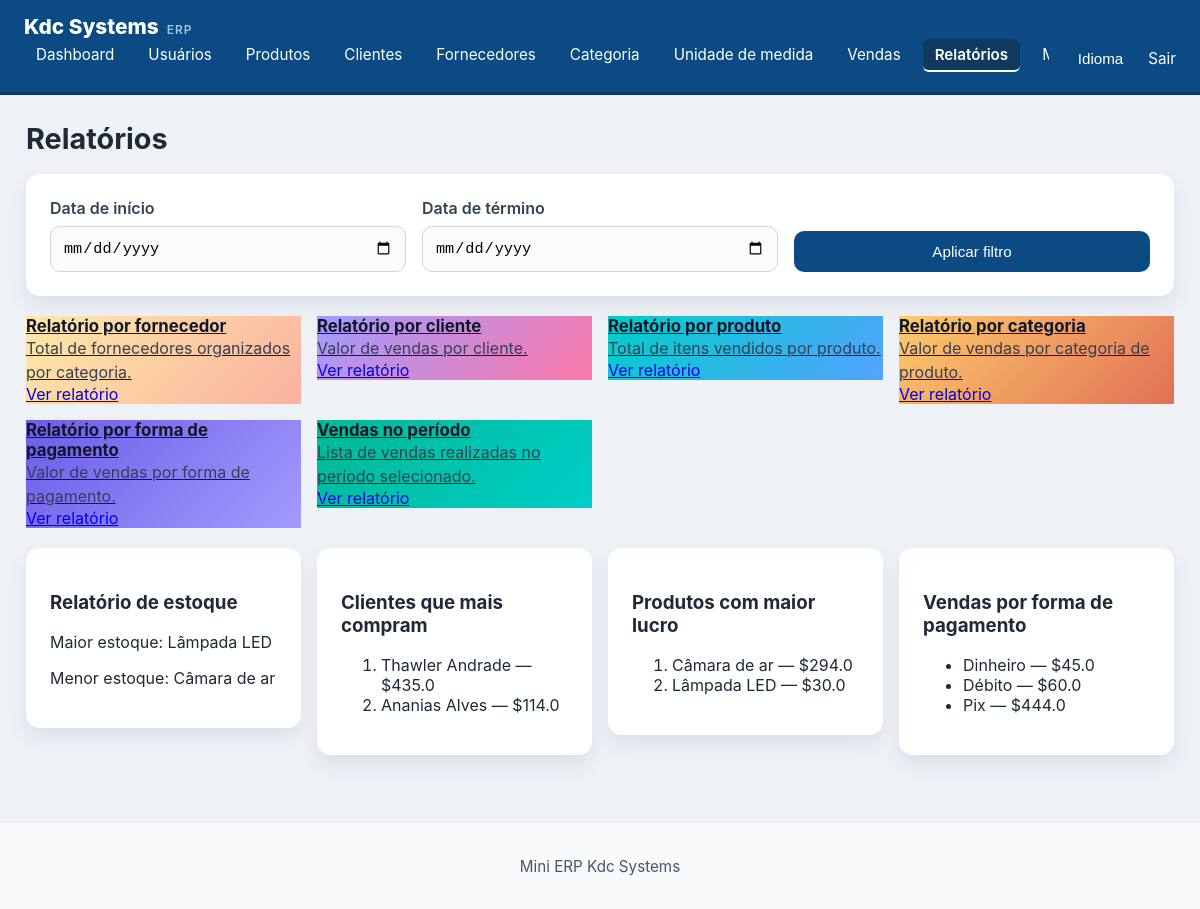
Page /relatorios (signed in) on the committed database.
### tables this page shows
CREATE TABLE products (
    id INTEGER PRIMARY KEY AUTOINCREMENT,
    name TEXT NOT NULL,
    category_id INTEGER,
    unit_id INTEGER,
    cost REAL DEFAULT 0,
    price REAL DEFAULT 0,
    stock INTEGER DEFAULT 0,
    stock_min INTEGER DEFAULT 0,
    expiration_date TEXT, supplier_id INTEGER,
    FOREIGN KEY (category_id) REFERENCES categories(id),
    FOREIGN KEY (unit_id) REFERENCES units(id)
);

CREATE TABLE clients (
    id INTEGER PRIMARY KEY AUTOINCREMENT,
    name TEXT NOT NULL,
    cpf TEXT,
    address TEXT,
    postal_code TEXT
, street TEXT, number TEXT, complement TEXT, neighborhood TEXT, city TEXT, state TEXT, country TEXT);

### app.py (the view, shortened to what this page needs)
@app.route("/relatorios")
def relatorios():
    if not session.get("user"):
        return redirect(url_for("login"))
    conn = get_db_connection(app.config["DATABASE"])
    start_date = request.args.get("start_date")
    end_date = request.args.get("end_date")
    section = request.args.get("section")
    report = request.args.get("report")
    date_clause = ""
    date_params = []
    query = "SELECT s.*, c.name AS client_name FROM sales s LEFT JOIN clients c ON s.client_id = c.id"
    query += date_clause + " ORDER BY s.date DESC"
    sales = conn.execute(query, date_params).fetchall()
    top_customers = conn.execute(
        "SELECT c.name, IFNULL(SUM(s.total), 0) AS total FROM sales s LEFT JOIN clients c ON s.client_id = c.id"
        + date_clause
        + " GROUP BY c.name ORDER BY total DESC LIMIT 5",
        date_params,
    ).fetchall()
    profit_top = conn.execute(
        "SELECT p.name, IFNULL(SUM(si.total_price - p.cost * si.quantity), 0) AS profit FROM sale_items si JOIN products p ON si.product_id = p.id"
        + (" JOIN sales s ON si.sale_id = s.id" if date_clause else "")
        + date_clause.replace(" WHERE", " WHERE s.")
        + " GROUP BY p.name ORDER BY profit DESC LIMIT 5",
        ([*date_params] if date_clause else []),
    ).fetchall()
    payment_totals = conn.execute(
        "SELECT payment_method, IFNULL(SUM(total), 0) AS total FROM sales"
        + date_clause
        + " GROUP BY payment_method",
        date_params,
    ).fetchall()
    highest_stock = conn.execute("SELECT name FROM products ORDER BY stock DESC LIMIT 1").fetchone()
    lowest_stock = conn.execute("SELECT name FROM products ORDER BY stock ASC LIMIT 1").fetchone()
    report_options = []
    report_title = None
    report_description = None
    report_headers = []
    report_rows = []
    section_title = None
    chart_data = None
    if report in ["payment_sales_value", "category_sales_value"]:
        chart_data = [{"label": row[0], "value": float(row[1])} for row in report_rows]
    chart_data_json = json.dumps(chart_data) if chart_data else None
    conn.close()
    return render_template(
        "relatorios.html",
        title=translate("menu_reports"),
        sales=sales,
        highest_stock=highest_stock,
        lowest_stock=lowest_stock,
        top_customers=top_customers,
        profit_top=profit_top,
        payment_totals=payment_totals,
        filters={"start_date": start_date, "end_date": end_date},
        section=section,
        section_title=section_title,
        report=report,
        report_options=report_options,
        report_title=report_title,
        report_description=report_description,
        report_headers=report_headers,
        report_rows=report_rows,
        chart_data_json=chart_data_json,
    )

### app.py (called while the page is built)
def translate(key):
    lang = session.get("lang", DEFAULT_LANG)
    return TRANSLATIONS.get(lang, TRANSLATIONS[DEFAULT_LANG]).get(key, TRANSLATIONS[DEFAULT_LANG].get(key, key))

@app.context_processor
def inject_translations():
    return {
        "t": lambda key: translate(key),
        "languages": LANGUAGES,
        "current_language": session.get("lang", DEFAULT_LANG),
    }

### models.py (called while the page is built)
def get_db_connection(db_path: str):
    try:
        connection = sqlite3.connect(db_path, timeout=10.0)
        connection.row_factory = sqlite3.Row
        connection.execute("PRAGMA journal_mode=WAL")
        connection.execute("PRAGMA synchronous=NORMAL")
        return connection
    except sqlite3.DatabaseError as e:
        logger.error(f"Erro ao conectar ao banco de dados: {e}")
        raise

### templates/relatorios.html (shortened to what this page needs)
{% extends "base.html" %}
{% block content %}
  <div class="form-card report-filter-card">
    <form method="get" action="{{ url_for('relatorios') }}">
      <div class="filter-row">
        <label>
          {{ t('period_start') }}
          <input type="date" name="start_date" value="{{ filters.start_date or '' }}">
        </label>
        <label>
          {{ t('period_end') }}
          <input type="date" name="end_date" value="{{ filters.end_date or '' }}">
        </label>
        <button type="submit">{{ t('apply_filter') }}</button>
      </div>
    </form>
  </div>
  {% if not section %}
    <div class="report-grid">
      <a href="{{ url_for('relatorios', start_date=filters.start_date, end_date=filters.end_date, section='fornecedores') }}" class="report-card fornecedores">
        <h3>{{ t('suppliers_report_card') }}</h3>
        <p>{{ t('supplier_by_category_desc') }}</p>
        <span class="report-card-button">{{ t('view_report') }}</span>
      </a>
      <a href="{{ url_for('relatorios', start_date=filters.start_date, end_date=filters.end_date, section='clientes') }}" class="report-card clientes">
        <h3>{{ t('clients_report_card') }}</h3>
        <p>{{ t('client_sales_value_desc') }}</p>
        <span class="report-card-button">{{ t('view_report') }}</span>
      </a>
      <a href="{{ url_for('relatorios', start_date=filters.start_date, end_date=filters.end_date, section='produtos') }}" class="report-card produtos">
        <h3>{{ t('products_report_card') }}</h3>
        <p>{{ t('product_sales_quantity_desc') }}</p>
        <span class="report-card-button">{{ t('view_report') }}</span>
      </a>
      <a href="{{ url_for('relatorios', start_date=filters.start_date, end_date=filters.end_date, section='categorias') }}" class="report-card categorias">
        <h3>{{ t('categories_report_card') }}</h3>
        <p>{{ t('category_sales_value_desc') }}</p>
        <span class="report-card-button">{{ t('view_report') }}</span>
      </a>
      <a href="{{ url_for('relatorios', start_date=filters.start_date, end_date=filters.end_date, section='pagamentos') }}" class="report-card pagamentos">
        <h3>{{ t('payments_report_card') }}</h3>
        <p>{{ t('payment_sales_value_desc') }}</p>
        <span class="report-card-button">{{ t('view_report') }}</span>
      </a>
      <a href="{{ url_for('relatorios', start_date=filters.start_date, end_date=filters.end_date, section='vendas_periodo') }}" class="report-card vendas-periodo">
        <h3>{{ t('sales_period_report_card') }}</h3>
        <p>{{ t('sales_period_desc') }}</p>
        <span class="report-card-button">{{ t('view_report') }}</span>
      </a>
    </div>
  {% endif %}
  {% if not section %}
    <div class="report-grid">
      <div class="table-card">
        <h3>{{ t('stock_report') }}</h3>
        <p>{{ t('highest_stock') }}: {{ highest_stock[0] if highest_stock else '-' }}</p>
        <p>{{ t('lowest_stock') }}: {{ lowest_stock[0] if lowest_stock else '-' }}</p>
      </div>
      <div class="table-card">
        <h3>{{ t('top_customers') }}</h3>
        <ol>
          {% for client in top_customers %}
            <li>{{ client['name'] or t('unknown') }} — ${{ client['total'] }}</li>
          {% else %}
            <li>{{ t('no_records_found') }}</li>
          {% endfor %}
        </ol>
      </div>
      <div class="table-card">
        <h3>{{ t('product_profit_top') }}</h3>
        <ol>
          {% for item in profit_top %}
            <li>{{ item['name'] }} — ${{ item['profit'] }}</li>
          {% else %}
            <li>{{ t('no_records_found') }}</li>
          {% endfor %}
        </ol>
      </div>
      <div class="table-card">
        <h3>{{ t('payment_report') }}</h3>
        <ul>
          {% for payment in payment_totals %}
            <li>{{ payment['payment_method'] }} — ${{ payment['total'] }}</li>
          {% else %}
            <li>{{ t('no_records_found') }}</li>
          {% endfor %}
        </ul>
      </div>
    </div>
  {% endif %}
{% endblock %}

### templates/base.html (shortened to what this page needs)
<!doctype html>
<html lang="pt-BR">
  <head>
    <link rel="stylesheet" href="/static/css/style.css">
  </head>
  <body>
    <header>
      <div class="brand">
        <span class="brand-name">Kdc Systems</span>
        <span class="brand-subtitle">ERP</span>
      </div>
      <div class="topbar">
        {% if session.get('user') %}
          <nav>
            <a href="{{ url_for('dashboard') }}" class="nav-link {% if request.endpoint == 'dashboard' %}active{% endif %}">{{ t('menu_dashboard') }}</a>
            <a href="{{ url_for('cadastro', entity='usuarios') }}" class="nav-link {% if request.endpoint == 'cadastro' and request.view_args.get('entity') == 'usuarios' %}active{% endif %}">{{ t('menu_users') }}</a>
            <a href="{{ url_for('cadastro', entity='produtos') }}" class="nav-link {% if request.endpoint == 'cadastro' and request.view_args.get('entity') == 'produtos' %}active{% endif %}">{{ t('menu_products') }}</a>
            <a href="{{ url_for('cadastro', entity='clientes') }}" class="nav-link {% if request.endpoint == 'cadastro' and request.view_args.get('entity') == 'clientes' %}active{% endif %}">{{ t('menu_clients') }}</a>
            <a href="{{ url_for('cadastro', entity='fornecedores') }}" class="nav-link {% if request.endpoint == 'cadastro' and request.view_args.get('entity') == 'fornecedores' %}active{% endif %}">{{ t('menu_suppliers') }}</a>
            <a href="{{ url_for('cadastro', entity='categorias') }}" class="nav-link {% if request.endpoint == 'cadastro' and request.view_args.get('entity') == 'categorias' %}active{% endif %}">{{ t('category_label') }}</a>
            <a href="{{ url_for('cadastro', entity='unidades') }}" class="nav-link {% if request.endpoint == 'cadastro' and request.view_args.get('entity') == 'unidades' %}active{% endif %}">{{ t('unit_label') }}</a>
            <a href="{{ url_for('vendas') }}" class="nav-link {% if request.endpoint == 'vendas' %}active{% endif %}">{{ t('menu_sales') }}</a>
            <a href="{{ url_for('relatorios') }}" class="nav-link {% if request.endpoint == 'relatorios' %}active{% endif %}">{{ t('menu_reports') }}</a>
            <a href="{{ url_for('manual') }}" class="nav-link {% if request.endpoint == 'manual' %}active{% endif %}">{{ t('menu_manual') }}</a>
          </nav>
          <div class="actions">
            <div class="language-dropdown">
              <button type="button">{{ t('select_language') }}</button>
            </div>
            <a class="logout" href="{{ url_for('logout') }}">{{ t('menu_logout') }}</a>
          </div>
        {% endif %}
      </div>
    </header>
    <main>
      <div class="page-header">
        <h1>{{ title }}</h1>
      </div>
      {% block content %}{% endblock %}
    </main>
    <footer>
      <p>Mini ERP Kdc Systems</p>
    </footer>
  </body>
</html>

### static/css/style.css (style rules this page uses)
* { box-sizing: border-box; }
body { margin: 0; font-family: Inter, Arial, sans-serif; background: #eef2f7; color: #1f2937; }
header { background: #0b4a82; color: #fff; padding: 14px 24px; border-bottom: 3px solid #0f3a5e; }
header .brand { font-size: 1.25rem; font-weight: 700; display: flex; align-items: baseline; gap: 8px; }
header .brand-name { color: #fff; font-size: 1.3rem; font-weight: 800; }
header .brand-subtitle { color: #a0c4e3; font-size: 0.75rem; font-weight: 600; text-transform: uppercase; letter-spacing: 1px; }
.topbar { display: flex; flex-wrap: nowrap; align-items: center; justify-content: space-between; gap: 16px; }
.topbar nav { display: flex; flex-wrap: nowrap; gap: 10px; overflow-x: auto; white-space: nowrap; padding-bottom: 6px; min-width: 0; }
.topbar nav a, .topbar .actions a, .topbar .lang-link, .language-dropdown button { color: #fff; text-decoration: none; font-size: 0.95rem; }
.topbar nav a.nav-link { padding: 6px 12px; border-radius: 6px; transition: all 0.3s ease; border-bottom: 2px solid transparent; white-space: nowrap; }
.topbar nav a.nav-link.active { background: #0f3a5e; border-bottom-color: #fff; font-weight: 600; }
.topbar .actions { display: flex; align-items: center; gap: 12px; }
.language-dropdown { position: relative; }
.language-dropdown button { background: #0b4a82; border: 1px solid #0b4a82; border-radius: 10px; color: #fff; padding: 8px 12px; cursor: pointer; }
main { padding: 26px; }
.page-header { margin-bottom: 18px; }
.page-header h1 { margin: 0; font-size: 1.8rem; }
.login-card, .form-card, .table-card, .notice-card, .manual-card, .card { background: #fff; border-radius: 14px; box-shadow: 0 10px 20px rgba(15, 23, 42, 0.08); padding: 24px; margin-bottom: 22px; }
.login-card form, .form-card form { display: grid; gap: 16px; }
.login-card label, .form-card label { font-weight: 600; }
.login-card input, .form-card input, .form-card select, .sale-row input, .sale-row select { width: 100%; border: 1px solid #d1d5db; border-radius: 10px; padding: 12px; font-size: 0.95rem; background: #fafbfc; }
button, .outline-button { border: none; border-radius: 10px; background: #0b4a82; color: #fff; cursor: pointer; padding: 12px 18px; font-size: 0.95rem; }
.dashboard-grid, .report-grid { display: grid; grid-template-columns: 1fr 2fr; gap: 24px; align-items: start; }
footer { padding: 18px 24px; background: #f8fafc; text-align: center; color: #475569; font-size: 0.95rem; }

### templates/relatorios.html (style rules this page uses)
.report-filter-card { margin-bottom: 20px; }
.filter-row { display: grid; grid-template-columns: repeat(3, minmax(180px, 1fr)); gap: 16px; align-items: end; }
.filter-row label { display: flex; flex-direction: column; gap: 8px; font-weight: 600; color: #334155; }
.report-grid, .report-options-grid { display: grid; grid-template-columns: repeat(auto-fit, minmax(240px, 1fr)); gap: 16px; margin-bottom: 20px; }
.report-card h3, .option-card h4 { margin: 0; font-size: 1.05rem; color: #0f172a; }
.report-card p, .option-card p { margin: 0; color: #334155; line-height: 1.5; }
.report-card.fornecedores { background: linear-gradient(135deg, #ffeaa7 0%, #fab1a0 100%); }
.report-card.clientes { background: linear-gradient(135deg, #a29bfe 0%, #fd79a8 100%); }
.report-card.produtos { background: linear-gradient(135deg, #00cec9 0%, #55a3ff 100%); }
.report-card.categorias { background: linear-gradient(135deg, #fdcb6e 0%, #e17055 100%); }
.report-card.pagamentos { background: linear-gradient(135deg, #6c5ce7 0%, #a29bfe 100%); }
.report-card.vendas-periodo { background: linear-gradient(135deg, #00b894 0%, #00cec9 100%); }

### rows in the picture
products: name "Lâmpada LED", profit "30.0"
products: name "Câmara de ar", profit "294.0"
clients: name "Thawler Andrade", total "435.0"
clients: name "Ananias Alves", total "114.0"

### other values in the picture
{{ t('menu_dashboard') }} "Dashboard"
{{ t('menu_users') }} "Usuários"
{{ t('menu_products') }} "Produtos"
{{ t('menu_clients') }} "Clientes"
{{ t('menu_suppliers') }} "Fornecedores"
{{ t('category_label') }} "Categoria"
{{ t('unit_label') }} "Unidade de medida"
{{ t('menu_sales') }} "Vendas"
{{ t('menu_reports') }} "Relatórios"
{{ t('select_language') }} "Idioma"
{{ t('menu_logout') }} "Sair"
{{ title }} "Relatórios"
{{ t('period_start') }} "Data de início"
{{ t('period_end') }} "Data de término"
{{ t('apply_filter') }} "Aplicar filtro"
